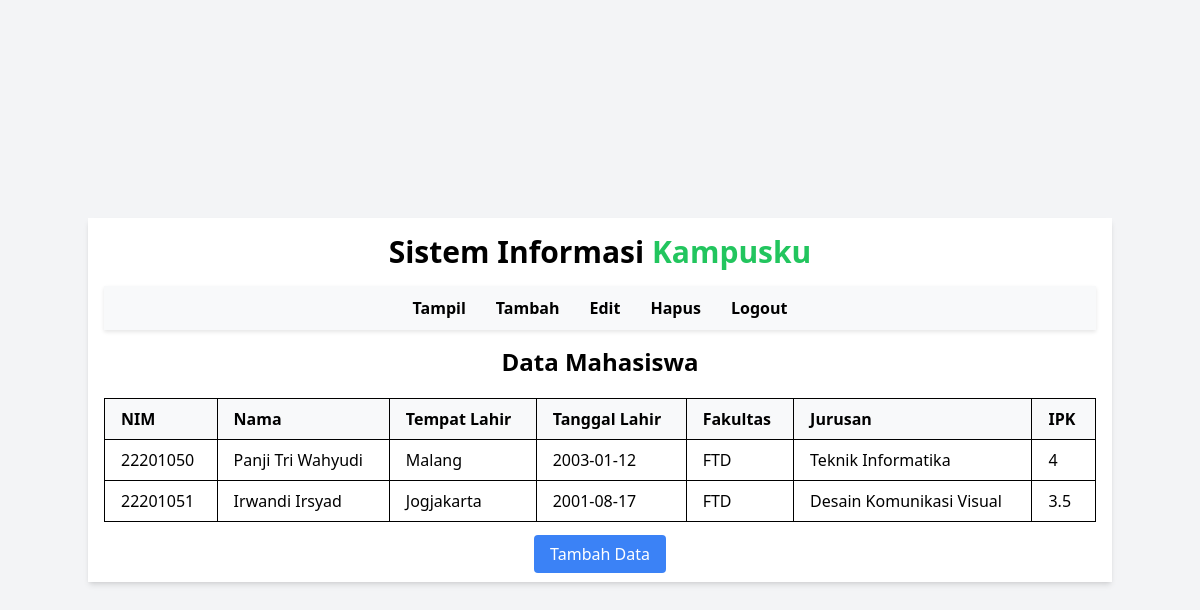
Page /pertemuan9/index.php on the committed database.
### tables this page shows
CREATE TABLE `mahasiswa` (
  `NIM` varchar(25) NOT NULL,
  `Nama` varchar(255) NOT NULL,
  `Tempat Lahir` varchar(50) NOT NULL,
  `Tanggal Lahir` date NOT NULL,
  `Fakultas` varchar(50) NOT NULL,
  `Jurusan` varchar(50) NOT NULL,
  `IPK` double NOT NULL
);

### pertemuan9/index.php (the view, shortened to what this page needs)
<?php
    include("konek.php");
?>
<!DOCTYPE html>
<html lang="en">
<head>
    <script src="https://cdn.tailwindcss.com"></script>
    <link rel="stylesheet" href="https://cdnjs.cloudflare.com/ajax/libs/font-awesome/5.15.3/css/all.min.css">
</head>
<body class="bg-gray-100 flex justify-center items-center min-h-screen">
    <div class="container mx-auto p-4 bg-white shadow-md">
        <header class="text-center mb-4">
            <h1 class="text-3xl font-bold">Sistem Informasi <span class="text-green-500">Kampusku</span></h1>
        </header>
        <nav class="navbar mb-4">
            <a href="#">Tampil</a>
            <a href="tambahmanual.php">Tambah</a>
            <a href="#">Edit</a>
            <a href="#">Hapus</a>
            <a href="#">Logout</a>
        </nav>
        <h2 class="text-center text-2xl font-semibold mb-4">Data Mahasiswa</h2>
        <table class="min-w-full bg-white border border-gray-300">
            <thead>
                <tr>
                    <th class="py-2 px-4 border-b">NIM</th>
                    <th class="py-2 px-4 border-b">Nama</th>
                    <th class="py-2 px-4 border-b">Tempat Lahir</th>
                    <th class="py-2 px-4 border-b">Tanggal Lahir</th>
                    <th class="py-2 px-4 border-b">Fakultas</th>
                    <th class="py-2 px-4 border-b">Jurusan</th>
                    <th class="py-2 px-4 border-b">IPK</th>
                </tr>
            </thead>
            <tbody>
                <?php
                    $q = "SELECT * FROM mahasiswa ORDER BY nim ASC";
                    $hasil = mysqli_query($koneksi, $q);
                    while ($data = mysqli_fetch_assoc($hasil)) {
                        echo "<tr>";
                        echo "<td class='py-2 px-4 border-b'>{$data['NIM']}</td>";
                        echo "<td class='py-2 px-4 border-b'>{$data['Nama']}</td>";
                        echo "<td class='py-2 px-4 border-b'>{$data['Tempat Lahir']}</td>";
                        echo "<td class='py-2 px-4 border-b'>{$data['Tanggal Lahir']}</td>";
                        echo "<td class='py-2 px-4 border-b'>{$data['Fakultas']}</td>";
                        echo "<td class='py-2 px-4 border-b'>{$data['Jurusan']}</td>";
                        echo "<td class='py-2 px-4 border-b'>{$data['IPK']}</td>";
                        echo "</tr>";
                    }
                ?>
            </tbody>
        </table>
        <div class="mt-4 text-center">
            <a href="tambahmanual.php" class="bg-blue-500 text-white px-4 py-2 rounded hover:bg-blue-700">Tambah Data</a>
        </div>
    </div>
</body>
</html>

### pertemuan9/index.php (style rules this page uses)
.navbar { display: flex; justify-content: center; padding: 10px; background-color: #f8f9fa; box-shadow: 0 2px 4px rgba(0, 0, 0, 0.1); }
.navbar a { margin: 0 15px; text-decoration: none; color: black; font-weight: bold; }
table { width: 100%; border-collapse: collapse; margin: 20px 0; }
th, td { border: 1px solid black; padding: 8px 12px; text-align: left; }
th { background-color: #f8f9fa; }

### rows in the picture
mahasiswa: NIM "22201050", Nama "Panji Tri Wahyudi", Tempat Lahir "Malang", Tanggal Lahir "2003-01-12", Fakultas "FTD", Jurusan "Teknik Informatika", IPK "4"
mahasiswa: NIM "22201051", Nama "Irwandi Irsyad", Tempat Lahir "Jogjakarta", Tanggal Lahir "2001-08-17", Fakultas "FTD", Jurusan "Desain Komunikasi Visual", IPK "3.5"
